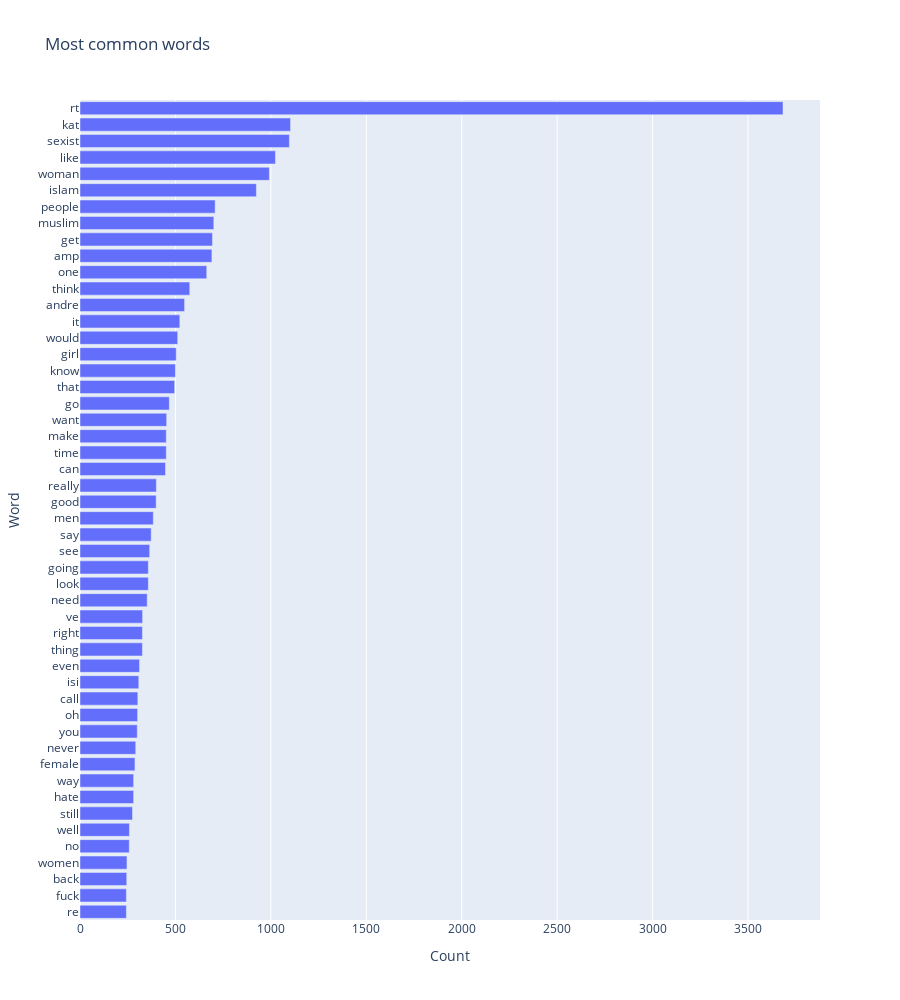

The cell this chart's notebook holds for it:
### Code cell
px.bar(data_frame = wordsCount.head(50).sort_values(by='Count', ascending=True), x='Count', height=1000, title='Most common words')

### Figure 1 — Plotly figure (JSON) as saved in the notebook; plotly's stock layout.template omitted (floating-point values rounded to 4 significant figures)
{"data": [{"alignmentgroup": "True", "hovertemplate": "Count=%{x}<br>Word=%{y}<extra></extra>", "legendgroup": "", "marker": {"color": "#636efa", "pattern": {"shape": ""}}, "name": "", "offsetgroup": "", "orientation": "h", "showlegend": false, "textposition": "auto", "type": "bar", "x": [243, 243, 245, 246, 258, 259, 275, 281, 281, 288, 292, 300, 302, 303, 308, 312, 327, 327, 328, 352, 358, 358, 365, 373, 384, 399, 400, 448, 452, 452, 454, 468, 496, 500, 504, 512, 523, 548, 575, 664, 691, 694, 701, 708, 924, 992, 1024, 1097, 1103, 3683], "xaxis": "x", "y": ["re", "fuck", "back", "women", "no", "well", "still", "hate", "way", "female", "never", "you", "oh", "call", "isi", "even", "thing", "right", "ve", "need", "look", "going", "see", "say", "men", "good", "really", "can", "time", "make", "want", "go", "that", "know", "girl", "would", "it", "andre", "think", "one", "amp", "get", "muslim", "people", "islam", "woman", "like", "sexist", "kat", "rt"], "yaxis": "y"}], "layout": {"barmode": "relative", "height": 1000, "legend": {"tracegroupgap": 0}, "title": {"text": "Most common words"}, "xaxis": {"anchor": "y", "domain": [0, 1], "title": {"text": "Count"}}, "yaxis": {"anchor": "x", "domain": [0, 1], "title": {"text": "Word"}}}}
